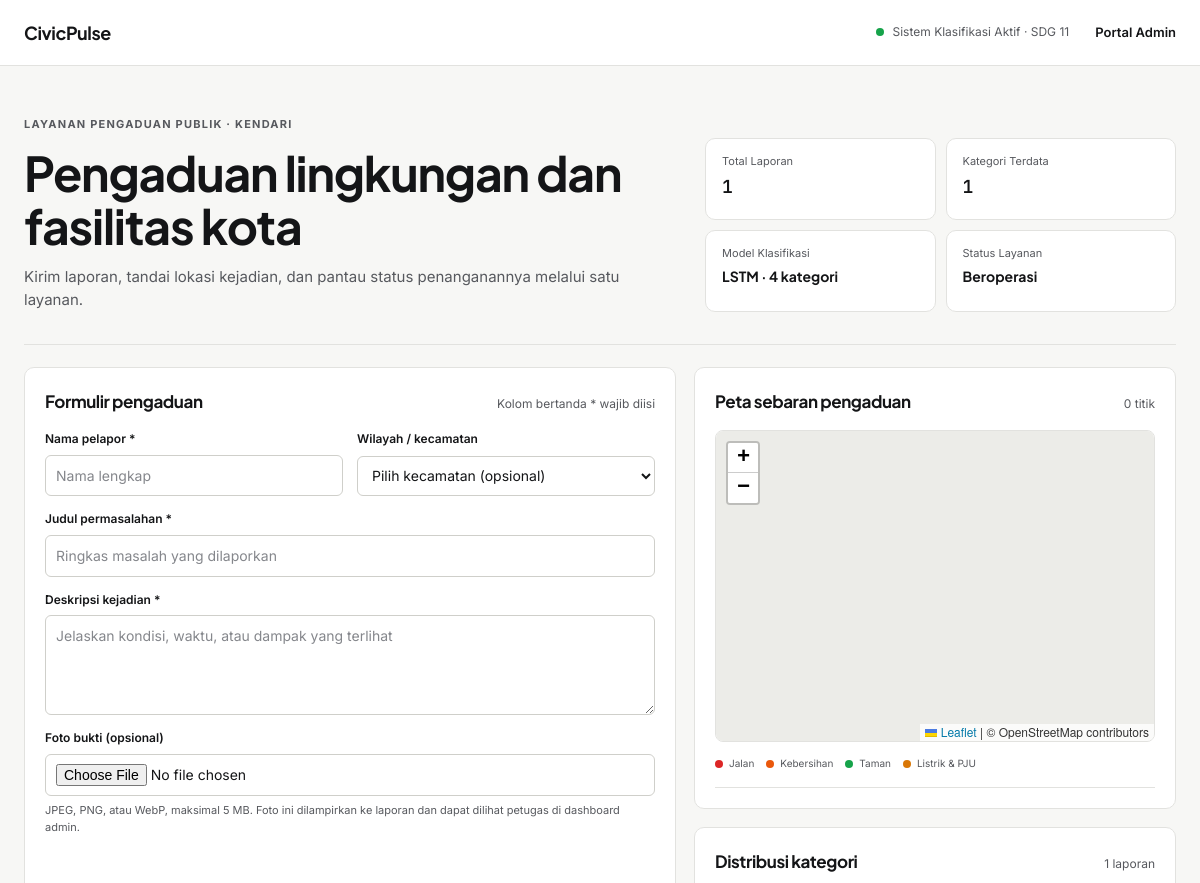
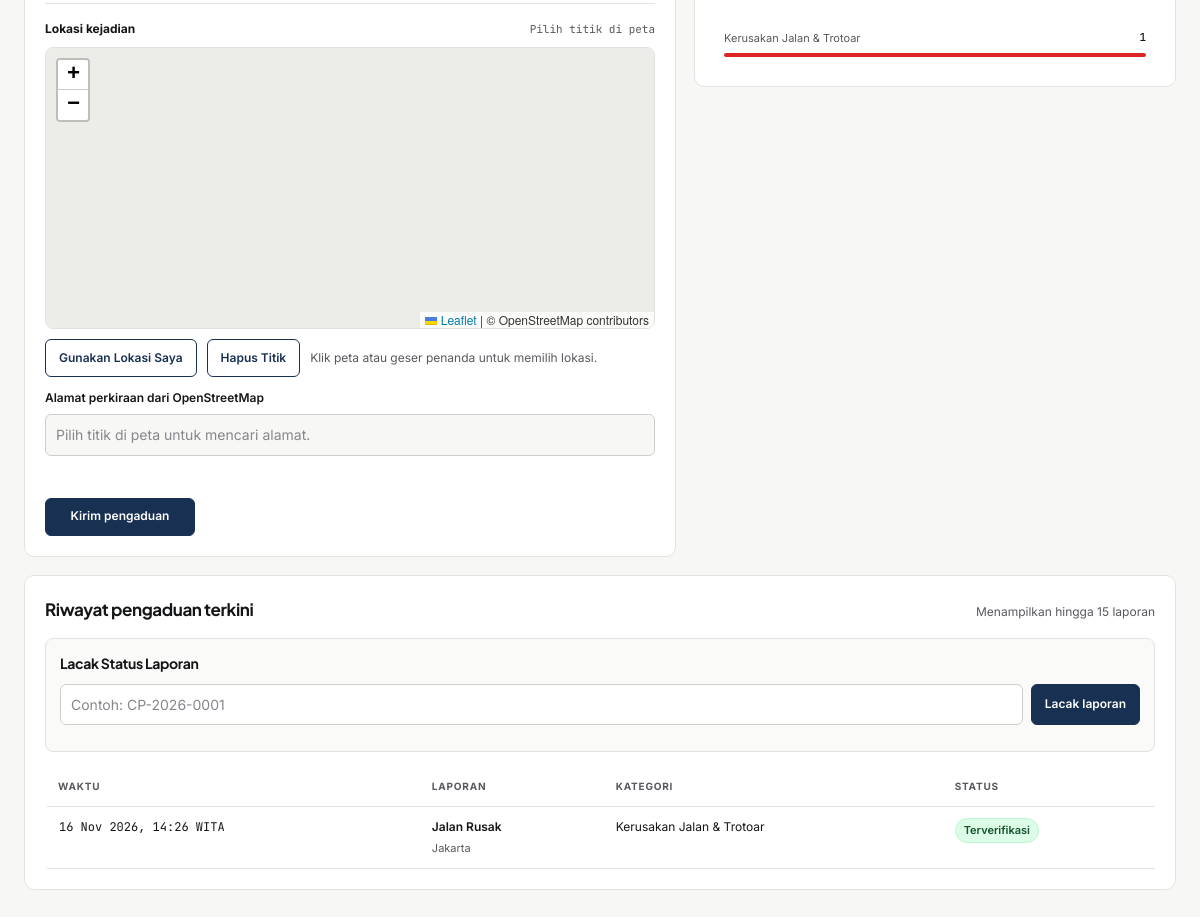
/, run on an earlier commit of the app's database (2 pictures, top to bottom).
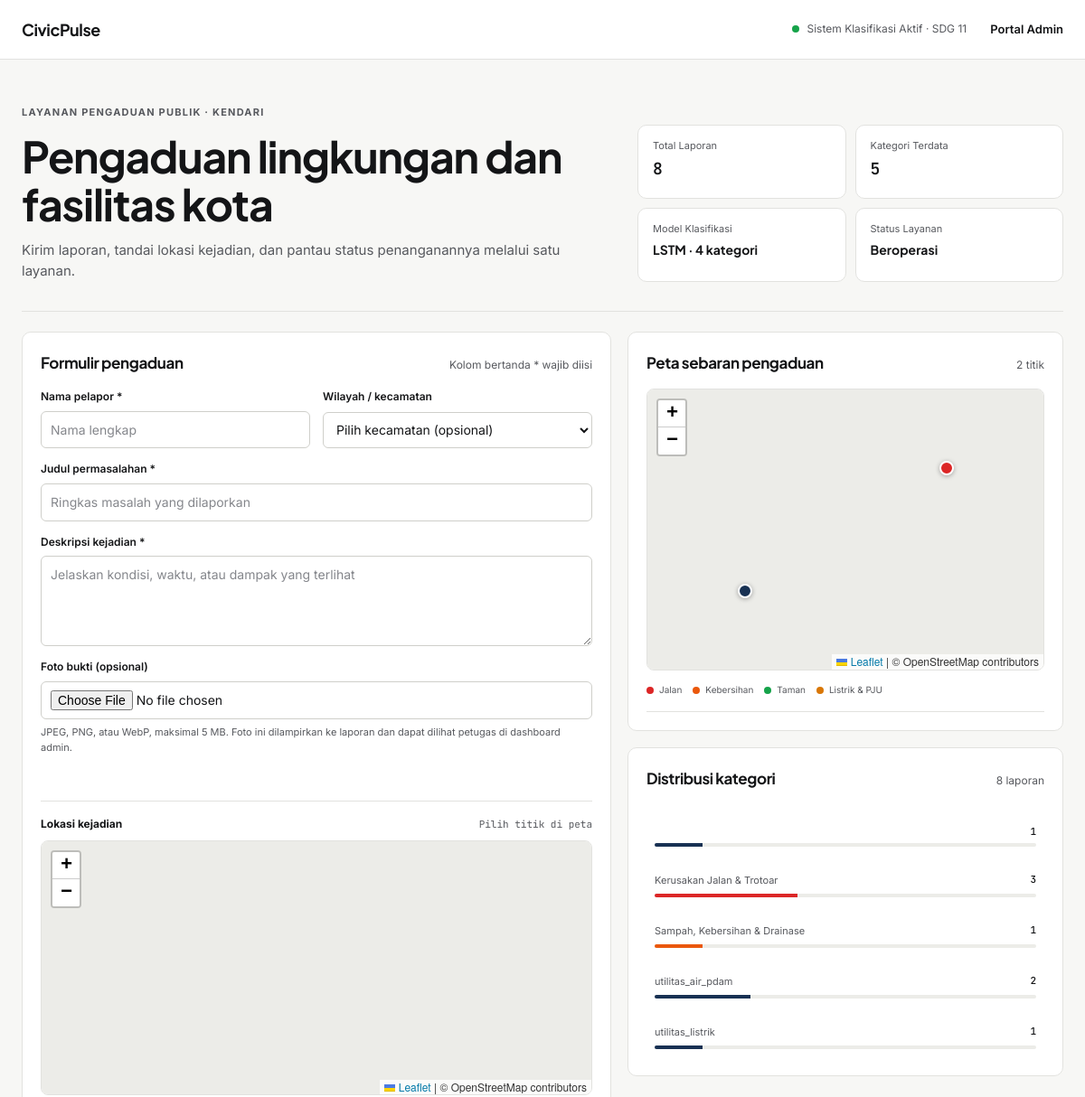
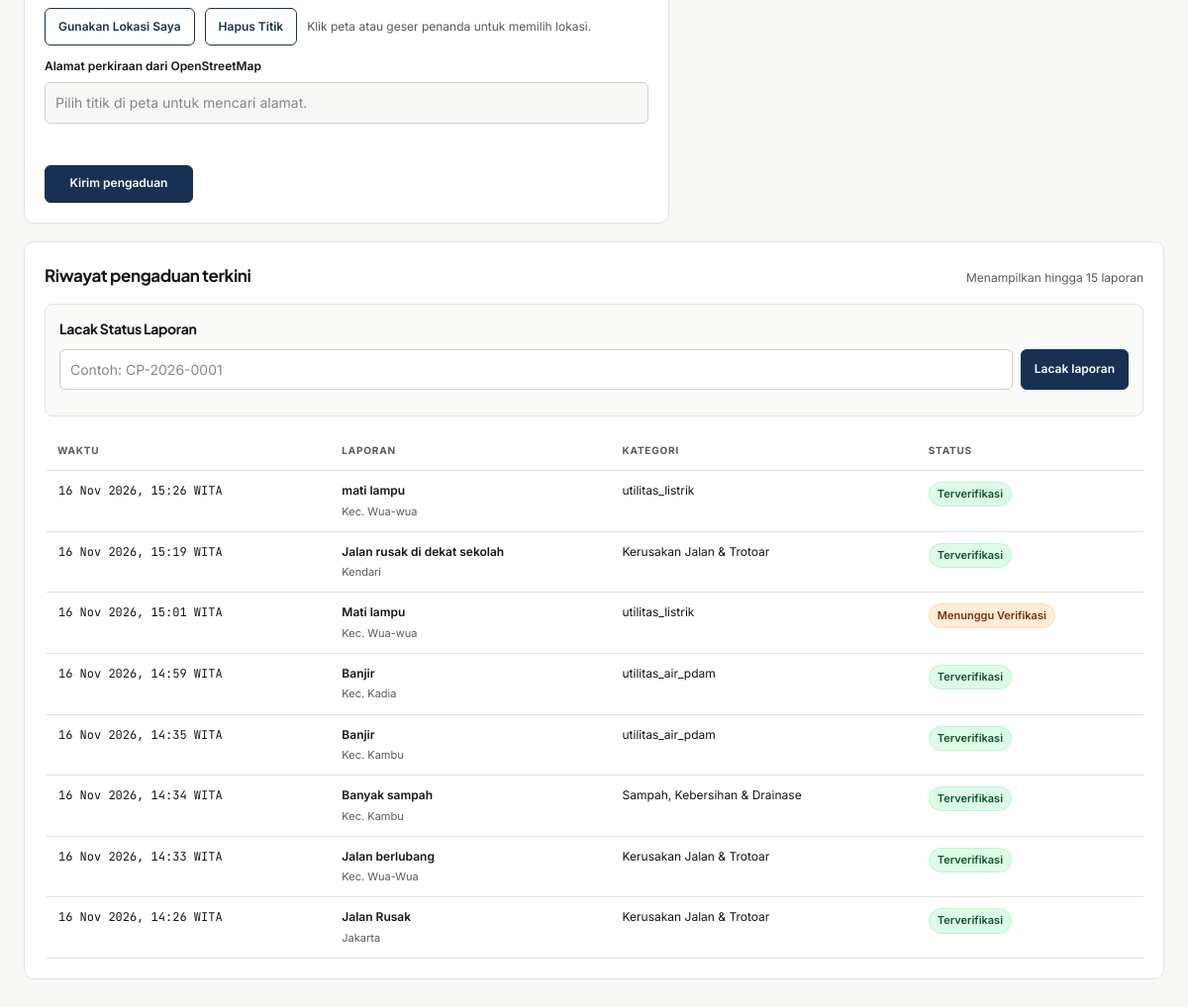
And on a later commit of the database (2 pictures, top to bottom).
### tables this page shows
CREATE TABLE complaints (
                    id INTEGER PRIMARY KEY AUTOINCREMENT,
                    reporter_name TEXT NOT NULL,
                    title TEXT NOT NULL,
                    description TEXT NOT NULL,
                    area TEXT,
                    predicted_category TEXT NOT NULL,
                    confidence_score REAL NOT NULL,
                    verified_category TEXT,
                    status TEXT DEFAULT 'Menunggu Verifikasi',
                    created_at TIMESTAMP DEFAULT CURRENT_TIMESTAMP
                , latitude REAL, longitude REAL);

### app.py (the view, shortened to what this page needs)
@app.route("/", methods=["GET", "POST"])
@limiter.limit("5 per minute", methods=["POST"])
def index():
    hasil_prediksi = None
    conn = get_db_connection()
    try:
        if isinstance(conn, sqlite3.Connection):
            cursor = conn.cursor()
            cursor.execute("SELECT * FROM complaints ORDER BY created_at DESC LIMIT 15")
            daftar_laporan = [dict(row) for row in cursor.fetchall()]
            cursor.execute("SELECT COALESCE(verified_category, predicted_category) AS kategori, COUNT(*) AS total FROM complaints GROUP BY kategori")
            statistik = [dict(row) for row in cursor.fetchall()]
            cursor.execute("SELECT * FROM complaints WHERE latitude IS NOT NULL AND longitude IS NOT NULL ORDER BY created_at DESC")
            laporan_geo_rows = [dict(row) for row in cursor.fetchall()]
    finally:
        conn.close()
    return render_template(
        "index.html",
        hasil=hasil_prediksi,
        laporan=daftar_laporan,
        statistik=statistik,
        laporan_geo=normalize_geo_rows(laporan_geo_rows),
        label_map=LABEL_TAMPILAN,
    )

### Templates/index.html (shortened to what this page needs)
<!DOCTYPE html>
<html lang="id">
<head>
    <link rel="stylesheet" href="{{ url_for('static', filename='css/civicpulse.css') }}">
    <link rel="stylesheet" href="https://unpkg.com/leaflet@1.9.4/dist/leaflet.css">
    <link rel="stylesheet" href="https://unpkg.com/leaflet.markercluster@1.5.3/dist/MarkerCluster.css">
    <link rel="stylesheet" href="https://unpkg.com/leaflet.markercluster@1.5.3/dist/MarkerCluster.Default.css">
</head>
<body>
    <header class="site-header">
        <a class="wordmark" href="{{ url_for('index') }}">CivicPulse</a>
        <div class="header-right">
            <div class="system-indicator"><span class="system-dot" aria-hidden="true"></span><span>Sistem Klasifikasi Aktif · SDG 11</span></div>
            <nav class="header-links" aria-label="Navigasi utama">
                {% if session.get('role') == 'admin' %}
                    <a href="{{ url_for('admin_dashboard') }}">Dashboard Admin</a>
                {% else %}
                    <a href="{{ url_for('login') }}">Portal Admin</a>
                {% endif %}
            </nav>
        </div>
    </header>
    <main class="page">
        {% set totals = namespace(count=0) %}
        {% for item in statistik %}{% set totals.count = totals.count + item.total %}{% endfor %}
        <section class="editorial">
            <div>
                <span class="eyebrow">Layanan Pengaduan Publik · Kendari</span>
                <h1>Pengaduan lingkungan dan fasilitas kota</h1>
                <p class="intro">Kirim laporan, tandai lokasi kejadian, dan pantau status penanganannya melalui satu layanan.</p>
            </div>
            <div class="metric-grid" aria-label="Ringkasan layanan">
                <div class="metric"><span class="metric-label">Total Laporan</span><strong class="metric-value">{{ totals.count }}</strong></div>
                <div class="metric"><span class="metric-label">Kategori Terdata</span><strong class="metric-value">{{ statistik|length }}</strong></div>
                <div class="metric"><span class="metric-label">Model Klasifikasi</span><strong class="metric-value text-value">LSTM · 4 kategori</strong></div>
                <div class="metric"><span class="metric-label">Status Layanan</span><strong class="metric-value text-value">Beroperasi</strong></div>
            </div>
        </section>
        <section class="main-grid">
            <article class="panel">
                <div class="panel-heading">
                    <h2>Formulir pengaduan</h2>
                    <span class="panel-note">Kolom bertanda * wajib diisi</span>
                </div>
                <form method="POST" id="complaint-form" enctype="multipart/form-data">
                    <div class="form-grid">
                        <div class="field">
                            <label for="reporter_name">Nama pelapor *</label>
                            <input id="reporter_name" type="text" name="reporter_name" placeholder="Nama lengkap" required>
                        </div>
                        <div class="field">
                            <label for="area">Wilayah / kecamatan</label>
                            <select id="area" name="area">
                                <option value="">Pilih kecamatan (opsional)</option>
                            </select>
                        </div>
                        <div class="field full">
                            <label for="title">Judul permasalahan *</label>
                            <input id="title" type="text" name="title" placeholder="Ringkas masalah yang dilaporkan" required>
                        </div>
                        <div class="field full">
                            <label for="description">Deskripsi kejadian *</label>
                            <textarea id="description" name="description" placeholder="Jelaskan kondisi, waktu, atau dampak yang terlihat" required></textarea>
                        </div>
                        <div class="field full">
                            <label for="photo">Foto bukti (opsional)</label>
                            <input id="photo" type="file" name="photo" accept="image/jpeg,image/png,image/webp">
                            <p class="upload-note">JPEG, PNG, atau WebP, maksimal 5 MB. Foto ini dilampirkan ke laporan dan dapat dilihat petugas di dashboard admin.</p>
                            <p class="location-status" id="photo-status" role="status" aria-live="polite"></p>
                        </div>
                    </div>
                    <div class="location-picker">
                        <div class="location-title">
                            <strong>Lokasi kejadian</strong>
                            <span class="coordinates" id="selected-coordinates">Pilih titik di peta</span>
                        </div>
                        <div class="map-frame">
                            <div id="location-picker-map" aria-label="Pilih titik lokasi kejadian di peta"></div>
                        </div>
                        <div class="map-toolbar">
                            <button type="button" class="button secondary" id="use-location-btn">Gunakan Lokasi Saya</button>
                            <button type="button" class="button secondary" id="clear-location-btn">Hapus Titik</button>
                            <span class="panel-note">Klik peta atau geser penanda untuk memilih lokasi.</span>
                        </div>
                        <div class="field location-address">
                            <label for="location-address">Alamat perkiraan dari OpenStreetMap</label>
                            <input id="location-address" name="location_address" type="text" readonly placeholder="Pilih titik di peta untuk mencari alamat.">
                        </div>
                        <p class="location-status" id="location-status" role="status" aria-live="polite"></p>
                    </div>
                    <div class="submit-row" id="submit-area">
                        <button type="submit" class="button" id="submit-button">Kirim pengaduan</button>
                    </div>
                </form>
            </article>
            <div class="right-column">
                <article class="panel">
                    <div class="panel-heading">
                        <h2>Peta sebaran pengaduan</h2>
                        <span class="panel-note">{{ laporan_geo|length }} titik</span>
                    </div>
                    <div class="map-frame public-frame">
                        <div id="public-complaint-map" aria-label="Peta sebaran laporan publik"></div>
                    </div>
                    <div class="legend" aria-label="Legenda kategori">
                        <span class="legend-item"><i class="legend-dot" style="background:#dc2626"></i>Jalan</span>
                        <span class="legend-item"><i class="legend-dot" style="background:#ea580c"></i>Kebersihan</span>
                        <span class="legend-item"><i class="legend-dot" style="background:#16a34a"></i>Taman</span>
                        <span class="legend-item"><i class="legend-dot" style="background:#d97706"></i>Listrik &amp; PJU</span>
                    </div>
                </article>
                <article class="panel">
                    <div class="panel-heading">
                        <h2>Distribusi kategori</h2>
                        <span class="panel-note">{{ totals.count }} laporan</span>
                    </div>
                    <div class="category-list">
                        {% if statistik %}
                            {% for item in statistik %}
                                {% set share = ((item.total / totals.count) * 100) if totals.count else 0 %}
                                {% set category_colors = {
                                    'jalan_rusak': '#dc2626',
                                    'kebersihan_dan_drainase': '#ea580c',
                                    'taman_penataan_lingkungan': '#16a34a',
                                    'utilitas_listrik_dan_pju': '#d97706'
                                } %}
                                <div class="category-row">
                                    <div class="category-meta">
                                        <span>{{ label_map.get(item.kategori, item.kategori) }}</span>
                                        <strong>{{ item.total }}</strong>
                                    </div>
                                    <div class="progress-track"><div class="progress-fill" style="width: {{ share }}%; background-color: {{ category_colors.get(item.kategori, '#183153') }}"></div></div>
                                </div>
                            {% endfor %}
                        {% else %}
                            <p class="panel-note">Belum ada data laporan.</p>
                        {% endif %}
                    </div>
                </article>
            </div>
        </section>
        <section class="panel history-panel">
            <div class="panel-heading">
                <h2>Riwayat pengaduan terkini</h2>
                <span class="panel-note">Menampilkan hingga 15 laporan</span>
            </div>
            <section class="tracking-panel" aria-labelledby="tracking-title">
                <h3 id="tracking-title">Lacak Status Laporan</h3>
                <form class="tracking-form" id="tracking-form">
                    <input id="tracking-ticket" name="ticket_code" type="text" maxlength="20" placeholder="Contoh: CP-2026-0001" value="{{ hasil.ticket_code if hasil else '' }}" autocomplete="off" required>
                    <button class="button" type="submit" id="tracking-submit">Lacak laporan</button>
                </form>
            </section>
            <div class="table-scroll">
                <table>
                    <thead><tr><th>Waktu</th><th>Laporan</th><th>Kategori</th><th>Status</th></tr></thead>
                    <tbody>
                        {% for item in laporan %}
                        <tr>
                            <td><time class="technical">{{ item.created_at|wita }}</time></td>
                            <td><span class="report-title">{{ item.title }}</span><span class="report-sub">{{ item.area or 'Wilayah umum' }}</span></td>
                            <td>{{ label_map.get(item.verified_category or item.predicted_category, item.verified_category or item.predicted_category) }}</td>
                            <td><span class="status-pill {% if item.status == 'Terverifikasi' %}verified{% elif item.status == 'Selesai' %}complete{% elif item.status == 'Menunggu Verifikasi' %}pending{% elif item.status == 'Dalam Tindak Lanjut' %}progress{% endif %}">{{ item.status }}</span></td>
                        </tr>
                        {% else %}
                        <tr><td class="empty-cell" colspan="4">Belum ada laporan yang masuk.</td></tr>
                        {% endfor %}
                    </tbody>
                </table>
            </div>
        </section>
    </main>
</body>
</html>

What changed in the data, as far as the page shows it:
added complaints: created_at|wita "16 Nov 2026, 15:26 WITA", title "mati lampu", area "Kec. Wua-wua", get "utilitas_listrik", status "Terverifikasi"
added complaints: created_at|wita "16 Nov 2026, 15:19 WITA", title "Jalan rusak di dekat sekolah", area "Kendari", get "Kerusakan Jalan & Trotoar", status "Terverifikasi"
added complaints: created_at|wita "16 Nov 2026, 15:01 WITA", title "Mati lampu", area "Kec. Wua-wua", get "utilitas_listrik", status "Menunggu Verifikasi"
added complaints: created_at|wita "16 Nov 2026, 14:59 WITA", title "Banjir", area "Kec. Kadia", get "utilitas_air_pdam", status "Terverifikasi"
added complaints: created_at|wita "16 Nov 2026, 14:35 WITA", title "Banjir", area "Kec. Kambu", get "utilitas_air_pdam", status "Terverifikasi"
added complaints: created_at|wita "16 Nov 2026, 14:34 WITA", title "Banyak sampah", area "Kec. Kambu", get "Sampah, Kebersihan & Drainase", status "Terverifikasi"
added complaints: created_at|wita "16 Nov 2026, 14:33 WITA", title "Jalan berlubang", area "Kec. Wua-Wua", get "Kerusakan Jalan & Trotoar", status "Terverifikasi"
Also different on the page:
{{ totals.count }}: "1" → "8"
{{ statistik|length }}: "1" → "5"
{{ laporan_geo|length }}: "0" → "2"
new list line: "1"
new list line: "Kerusakan Jalan & Trotoar 3"
new list line: "Sampah, Kebersihan & Drainase 1"
new list line: "utilitas_air_pdam 2"
new list line: "utilitas_listrik 1"
list line gone: "Kerusakan Jalan & Trotoar 1"
